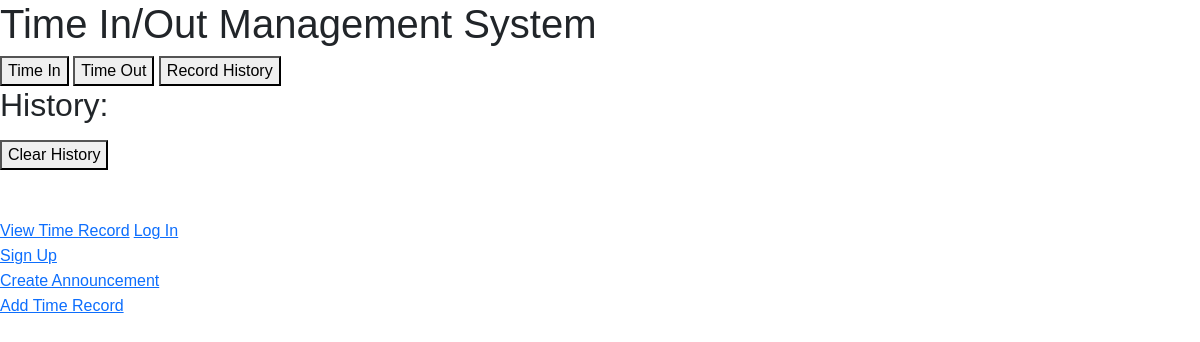
Before: /internship/time_in_out/ (signed in) with the older database file.
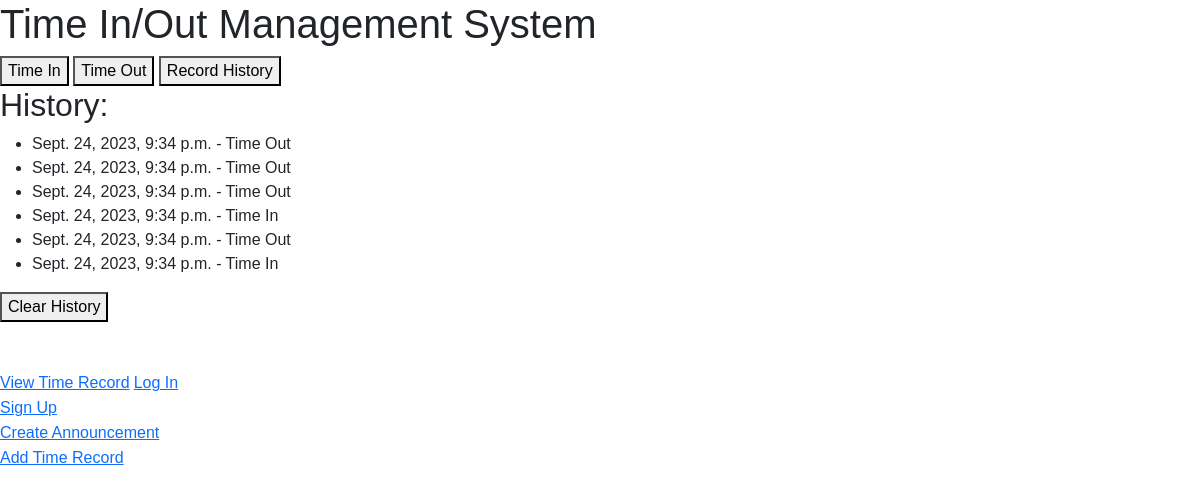
After: the same page with the newer database file.
### internship/models.py (models this page shows)
class TimeRecord(models.Model):
    intern_user = models.ForeignKey(intern, on_delete=models.CASCADE, default=None)
    timestamp = models.DateTimeField(default=now)
    is_time_in = models.BooleanField(default=True)
    action = models.CharField(max_length=8, choices=[('Time In', 'Time In'), ('Time Out', 'Time Out')], default='Time In')

### internship/views.py (the view)
# urls.py: path('time_in_out/', views.time_in_out, name='time_in_out'),
@login_required
def time_in_out(request):
    if request.method == 'POST':
        form = TimeRecordForm(request.POST)
        if 'is_time_in' in request.POST and request.POST['is_time_in'] == 'false':
            form.fields['is_time_in'].required = False
        if form.is_valid():
            is_time_in = form.cleaned_data['is_time_in']
            action = 'Time In' if is_time_in else 'Time Out'
            TimeRecord.objects.create(intern_user=request.user, is_time_in=is_time_in, action=action)
            messages.success(request, 'Time Record saved successfully.')
            if 'record_history' in request.POST:
                return redirect('view_time_records')
    else:
        form = TimeRecordForm()
    time_records = TimeRecord.objects.filter(intern_user=request.user).order_by('-timestamp')
    return render(request, 'DTR/time_in_out.html', {'form': form, 'time_records': time_records})

### templates/DTR/time_in_out.html (shortened to what this page needs)
{% extends "base.html" %}
{% load static %}
{% block content %}
<h1>Time In/Out Management System</h1>
<form method="post">
    <button type="submit" name="is_time_in" value="on">Time In</button>
    <button type="submit" name="is_time_in" value="false">Time Out</button>
    <button type="submit" name="record_history" value="true">Record History</button>
</form>
<h2>History:</h2>
<ul>
    {% for record in time_records %}
        <li>{{ record.timestamp }} - {{ record.action }}</li>
    {% endfor %}
</ul>
<form method="post" action="{% url 'clear_history' %}">
    <button type="submit">Clear History</button>
</form>
<br> <br>
<a href="{% url 'view_time_records' %}">View Time Record</a>
<a href="{% url 'login' %}">Log In</a> <br>
<a href="{% url 'signup' %}">Sign Up</a> <br>
<a href="{% url 'create_announcement' %}">Create Announcement</a> <br>
<a href="{% url 'time_in_out' %}">Add Time Record</a> <br>
{% endblock %}

### templates/base.html (shortened to what this page needs)
{% load static %}
<!DOCTYPE html>
<html>
<head>
  <link rel="stylesheet" type="text/css" href="{% static 'style/styles.css' %}">
  <link rel="stylesheet" href="https://cdn.jsdelivr.net/npm/bootstrap@5.3.0/dist/css/bootstrap.min.css">
  <link href='https://unpkg.com/boxicons@2.1.4/css/boxicons.min.css' rel='stylesheet'>
  <link href="https://cdn.jsdelivr.net/npm/bootstrap@5.3.1/dist/css/bootstrap.min.css" rel="stylesheet">
</head>
<body>
    {% block content %}
    {% endblock %}
</body>
</html>

### static/style/styles.css (style rules this page uses)
* { font-family: 'Poppins', sans-serif; }
body { background-image: url("library.png"); background-attachment: fixed; background-size: cover; background-repeat: no-repeat; background-position: center; }

Changed rows visible on the page:
added TimeRecord: timestamp "Sept. 24, 2023, 9:34 p.m.", action "Time Out"
added TimeRecord: timestamp "Sept. 24, 2023, 9:34 p.m.", action "Time Out"
added TimeRecord: timestamp "Sept. 24, 2023, 9:34 p.m.", action "Time Out"
added TimeRecord: timestamp "Sept. 24, 2023, 9:34 p.m.", action "Time In"
added TimeRecord: timestamp "Sept. 24, 2023, 9:34 p.m.", action "Time Out"
added TimeRecord: timestamp "Sept. 24, 2023, 9:34 p.m.", action "Time In"
